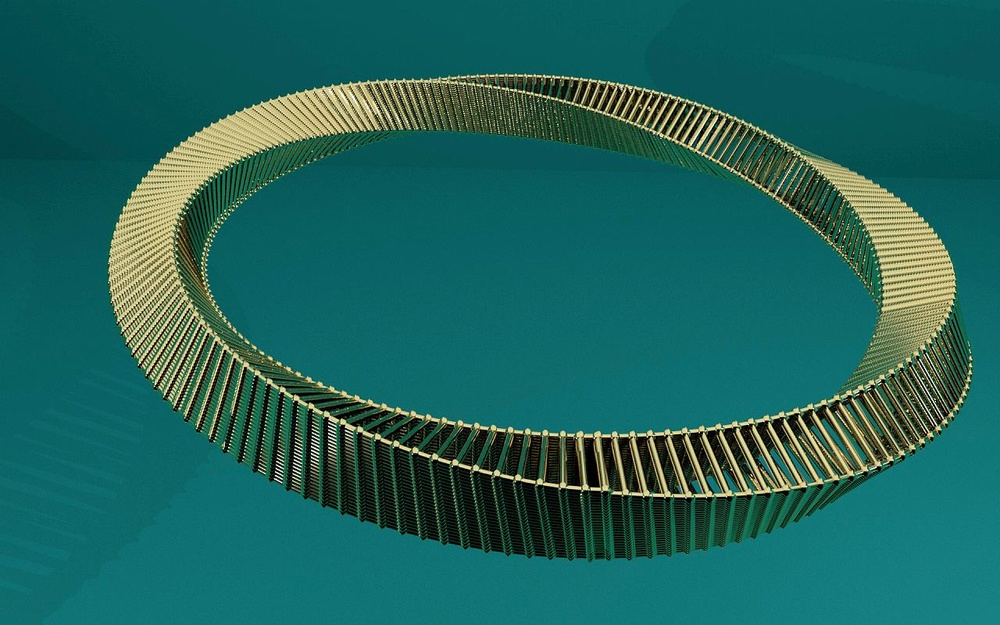
#> input picture data/Mobius_strip.jpg, 1000 x 625 px, shrunk from 1280 x 800 before the run; its folder holds only this picture in this run
$ python median-blur.py
#> lines starting #> are read from the running program, lines starting #| are printed output that depends on the picture
#> further down, pic is the input picture: shape (625, 1000, 3); mean B, G, R 93.4, 100.4, 30.5
import numpy as np
import os
import cv2
import copy
import glob
import matplotlib.pyplot as plt

# img:input 1-, 3-, or 4-channel image; when ksize is 3 or 5, the image depth should be CV_8U, CV_16U, or CV_32F, for larger aperture sizes, it can only be CV_8U.
# kernel:aperture linear size; it must be odd and greater than 1, for example: 3, 5, 7 ..
# padding_way : REPLICA & ZERO
def medianBlur(img, kernel, padding_way):
#> called with kernel = (5, 5), padding_way = 'REPLICA'
    img_width = img.shape[1]
#> img_width = 1000
    img_height = img.shape[0]
#> img_height = 625
    pad_rsize = kernel[0] // 2
    pad_csize = kernel[1] // 2

    # 生成一个值为0的单通道数组
    zeros = np.zeros([img_height + 2 * pad_rsize, img_width + 2 * pad_csize])
    if len(img.shape) == 2:   #(height,width)灰度图，len(img.shape)==2
        padding_image = zeros
    else:
        padding_image = cv2.merge([zeros,zeros,zeros])   ##(height,width,3)，len(img.shape)==3

    if padding_way == "ZERO":
        padding_image[pad_rsize:img_height + pad_rsize, pad_csize:img_width + pad_csize] = img[:,:]
    if padding_way == "REPLICA":
        padding_image[pad_rsize:img_height + pad_rsize, pad_csize:img_width + pad_csize] = img[:,:]
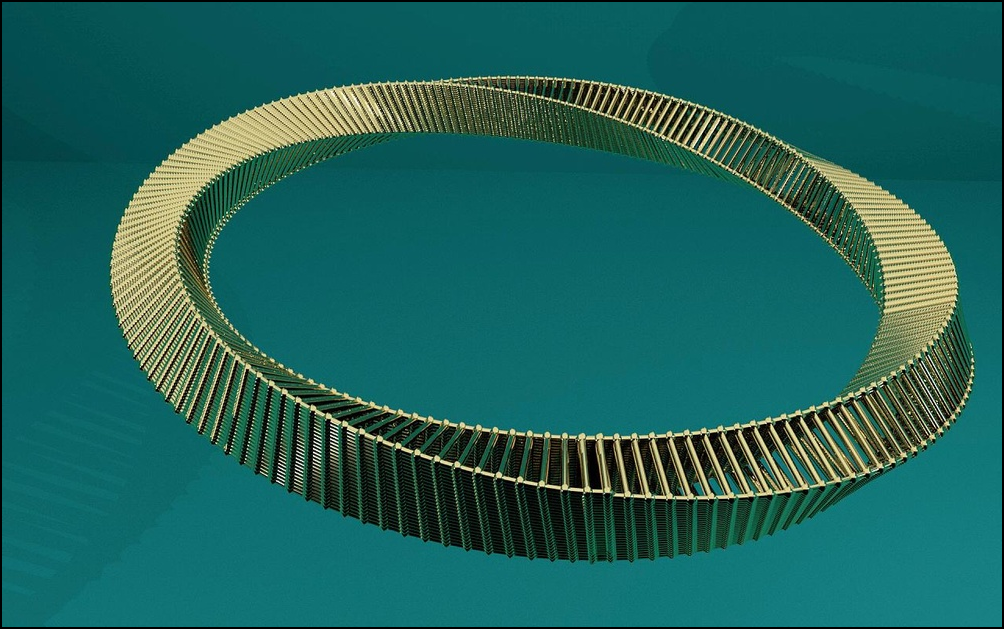
#> padding_image: shape (629, 1004, 3) float64; mean B, G, R 92.5, 99.4, 30.2
        for i in range(pad_rsize):
            # up
            padding_image[i, pad_csize:img_width + pad_csize] = img[0]
            # down
            padding_image[-i + img_height + 2 * pad_rsize - 1:, pad_csize:img_width + pad_csize] = img[-1]
            # left
            padding_image[pad_rsize :img_height + pad_rsize, i] = img[:, 0]
            # right
            padding_image[pad_rsize :img_height + pad_rsize, -i + img_width + 2 * pad_csize-1] = img[:, -1]
            # Four corners filling
            for j in range(pad_rsize):
                padding_image[i, j] = img[0, 0]
                padding_image[i, -j + img_width + 2 * pad_csize -1] = img[0, -1]
                padding_image[-i + img_height + 2 * pad_rsize -1, j] = img[-1, 0]
                padding_image[-i + img_height + 2 * pad_rsize -1, -j + img_width + 2*pad_csize -1] = img[-1, -1]

    wind_ones = np.ones([kernel[0], kernel[1]])

    Kimg_height = (img_height-kernel[0] + 2 * pad_rsize) + 1
#> Kimg_height = 625
    Kimg_width = (img_width-kernel[1] + 2 * pad_csize) + 1
#> Kimg_width = 1000
    Kimg_zeros = np.zeros([Kimg_height, Kimg_width])
    if len(img.shape) == 2:
        Kimg = Kimg_zeros
        for j in range(img_width):
            for i in range(img_height):
                wind_img = wind_img * padding_image[i:i + kernel[0], j:j + kernel[1]]
                list_wind = wind_img.flatten()
                # medianvalue=mediannum(list_wind)
                if i >= Kimg_height or j >= Kimg_width:
                    break
                else:
                    list_wind.sort()  #生成list_wind由小到大排序
                    Kimg[i, j] = list_wind[kernel[0] // 2 + 1]
        return Kimg
    else:
        B_Kimg = Kimg_zeros
        G_Kimg = Kimg_zeros
        R_Kimg = Kimg_zeros
        B,G,R = cv2.split(padding_image)
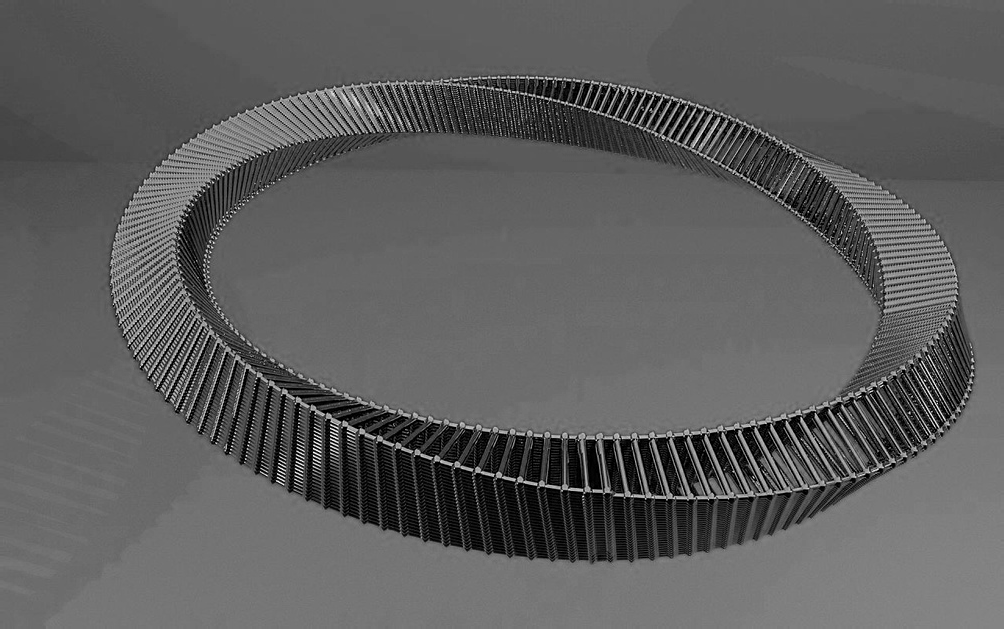
#> B: shape (629, 1004) float64; min 0, max 255, mean 93.6
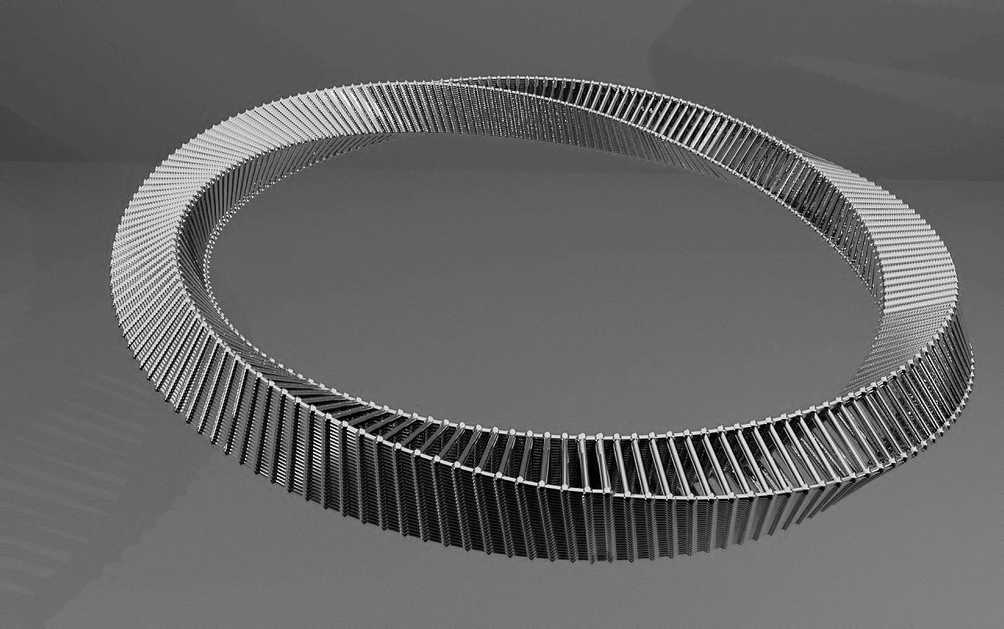
#> G: shape (629, 1004) float64; min 0, max 255, mean 100.4
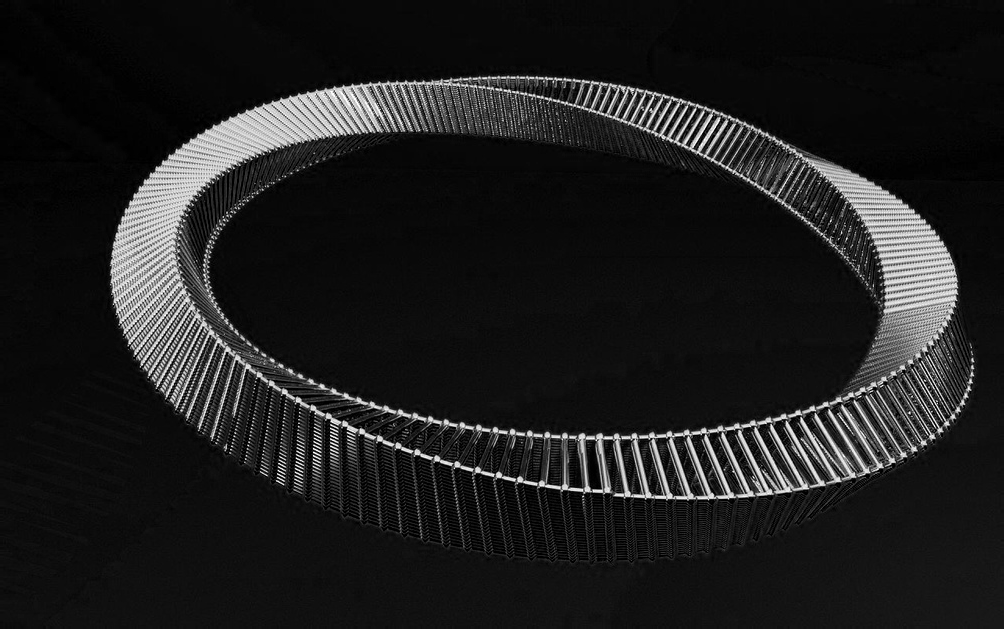
#> R: shape (629, 1004) float64; min 0, max 255, mean 30.3
        #B
        for j in range(img_width):
            for i in range(img_height):
                B_wind_img = wind_ones * B[i:i + kernel[0], j:j + kernel[1]]
                B_list_wind = B_wind_img.flatten()
                if i >= Kimg_height or j >= Kimg_width:
                    break
                else:
                    B_list_wind.sort()
                    B_Kimg[i, j] = B_list_wind[kernel[0] // 2 + 1]
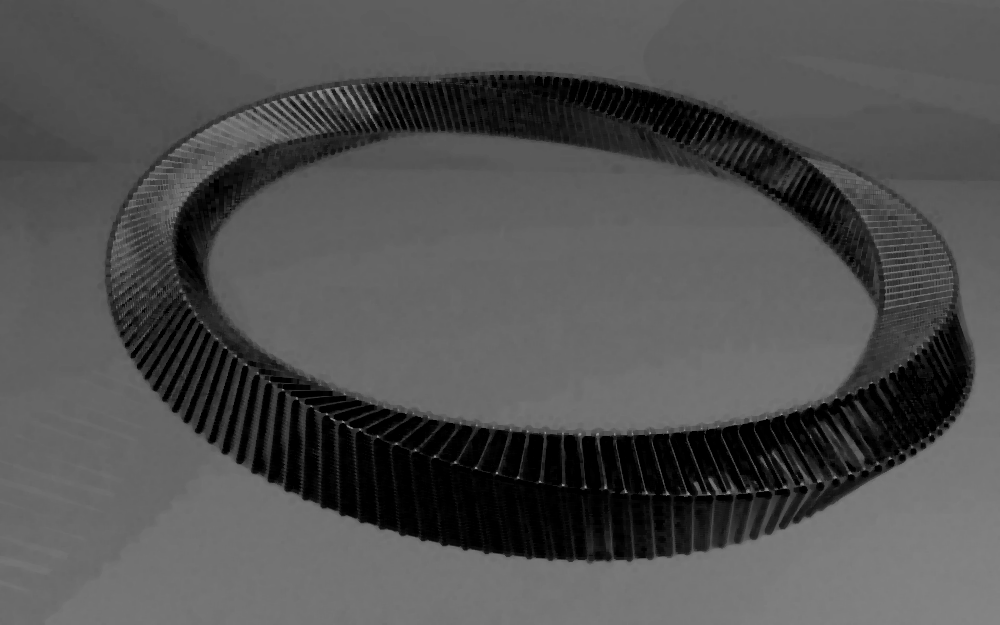
#> B_Kimg: shape (625, 1000) float64; min 0, max 153, mean 81.1
        #G
        for j in range(img_width):
            for i in range(img_height):
                G_wind_img = wind_ones * G[i:i + kernel[0], j:j + kernel[1]]
                G_list_wind = G_wind_img.flatten()
                if i >= Kimg_height or j >= Kimg_width:
                    break
                else:
                    G_list_wind.sort()
                    G_Kimg[i, j] = G_list_wind[kernel[0] // 2 + 1]
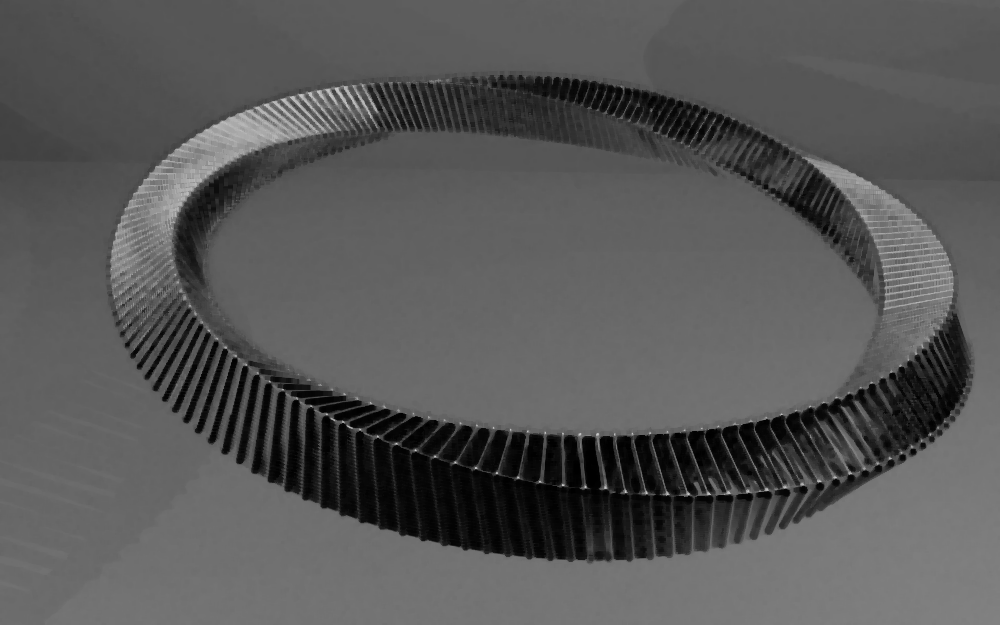
#> G_Kimg: shape (625, 1000) float64; min 0, max 205, mean 87.2
        #R
        for j in range(img_width):
            for i in range(img_height):
                R_wind_img = wind_ones * R[i:i + kernel[0], j:j + kernel[1]]
                R_list_wind = R_wind_img.flatten()
                if i >= Kimg_height or j >= Kimg_width:
                    break
                else:
                    R_list_wind.sort()
                    R_Kimg[i, j] = R_list_wind[kernel[0] // 2 + 1]
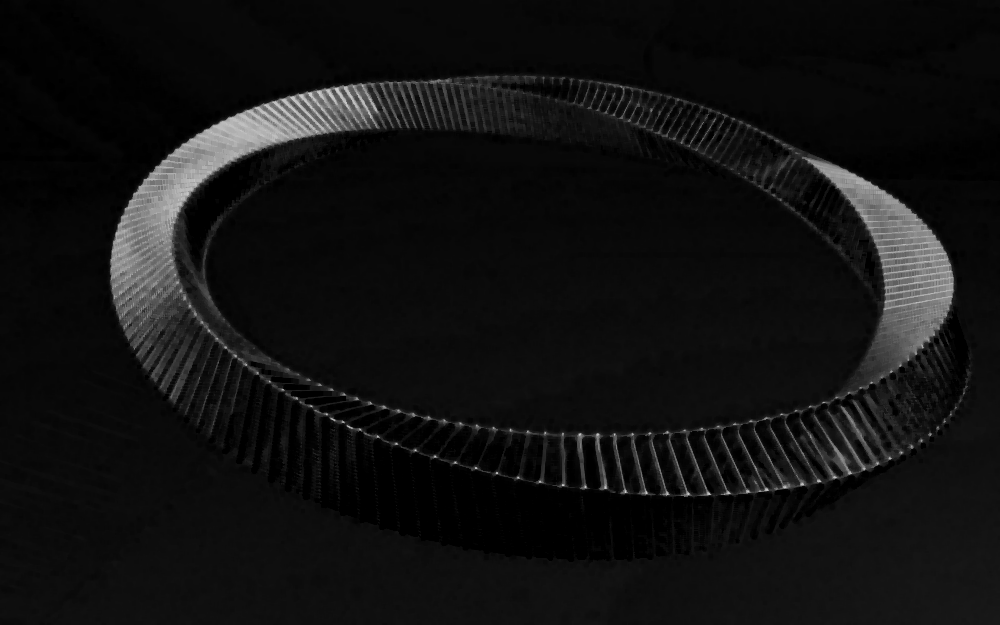
#> R_Kimg: shape (625, 1000) float64; min 0, max 206, mean 17.3
        Kimg = cv2.merge((R_Kimg,G_Kimg,B_Kimg))
        return Kimg

if __name__=="__main__":
    save_path = './results'
    imgs = glob.glob('./data\*.jpg')
    for img in imgs:
        img_str = os.path.basename(img)
        print(img_str)
        pic = cv2.imread(img)
        medianBlur = medianBlur(pic, (5,5), 'REPLICA')
		#medianBlur = medianBlur(pic, (3,5), 'REPLICA')
		#medianBlur = medianBlur(pic, (5,5), 'ZERO')
        save_name = save_path + '/' + img_str[:-4] + '_' + 'medianBlur' +'.jpg'
        cv2.imwrite(save_name,medianBlur)
